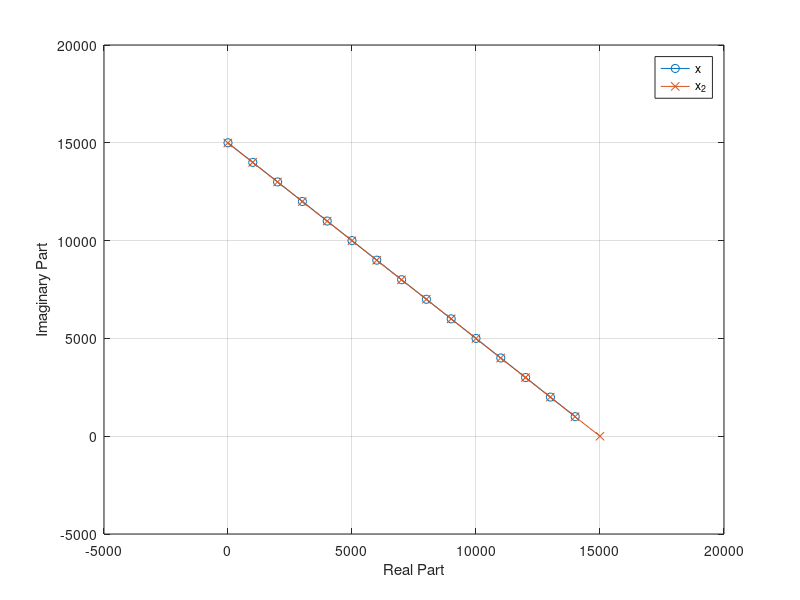

MATLAB code for this plot:
% input signal x
x = [+0+15000i, +1000+14000i, +2000+13000i, +3000+12000i, +4000+11000i, +5000+10000i, +6000+9000i, +7000+8000i, ...
     +8000+7000i, +9000+6000i, +10000+5000i, +11000+4000i, +12000+3000i, +13000+2000i, +14000+1000i];

% output signal X
X = [+7496+7497i, +2013+3013i, +707+1707i, +248+1248i, +0+1000i, -167+834i, -293+707i, -401+599i, ...
     -500+500i, -600+400i, -708+292i, -834+165i, -1000+0i, -1249-250i, -1707-707i, -3014-2013i] * 16;
    % fft 과정에서의 truncation으로 인해 다시 16을 곱한다.

% inverse fft
x_2 = ifft(X,16);

% 그래프 그리기
real_part = real(x);
imag_part = imag(x);
real_part_x2 = real(x_2);
imag_part_x2 = imag(x_2);

plot(real_part, imag_part, 'o-', 'DisplayName', 'x');
hold on;
plot(real_part_x2, imag_part_x2, 'x-', 'DisplayName', 'x_2');  % x_2 배열
hold off;
xlabel('Real Part');
ylabel('Imaginary Part');
legend;
grid on;